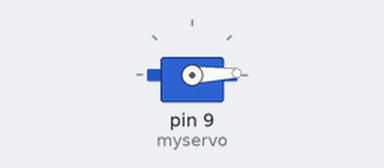
A sketch run on a simulated Arduino Uno, built with avr-gcc and run on an emulated ATmega328P. Shown: servo.

Above: at 0.05 s.
At 0.95 s:
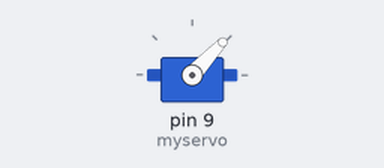
At 1.65 s:
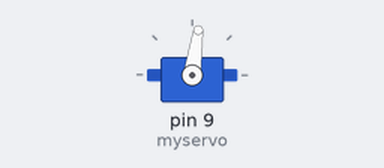
At 3.3 s:
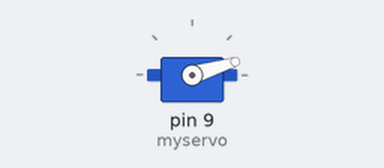
Timing chart, 0 to 8.4 s (numbered marks = the images above):
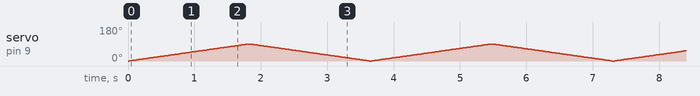

The sketch:

servo_motor.ino
```cpp
#include <Servo.h>


Servo myservo;

int serpos = 0 ;


void setup() {
  // put your setup code here, to run once:
  myservo.attach(9); //attaches the servo to pin number 9

}
// servo rotates from 0 to 180 degree
// if we write servo(0), it means -90
// if we write servo(180), it means +90
void loop() {
  // put your main code here, to run repeatedly:
  for(serpos = 0 ; serpos <= 90; serpos = serpos+1){
    myservo.write(serpos);
    delay(20);
  }
  for(serpos=90;serpos>=0;serpos=serpos-1){
    myservo.write(serpos);
    delay(20);
  }
}
```
